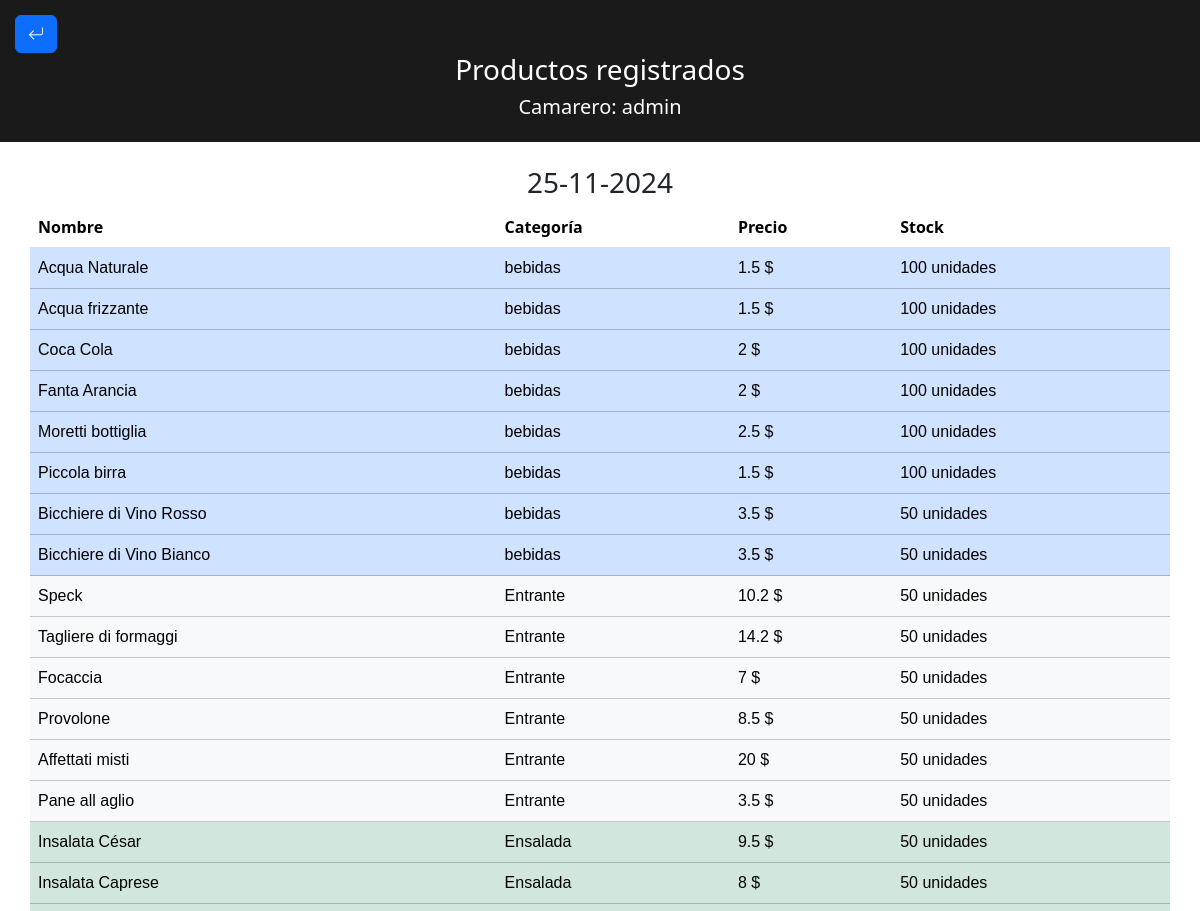
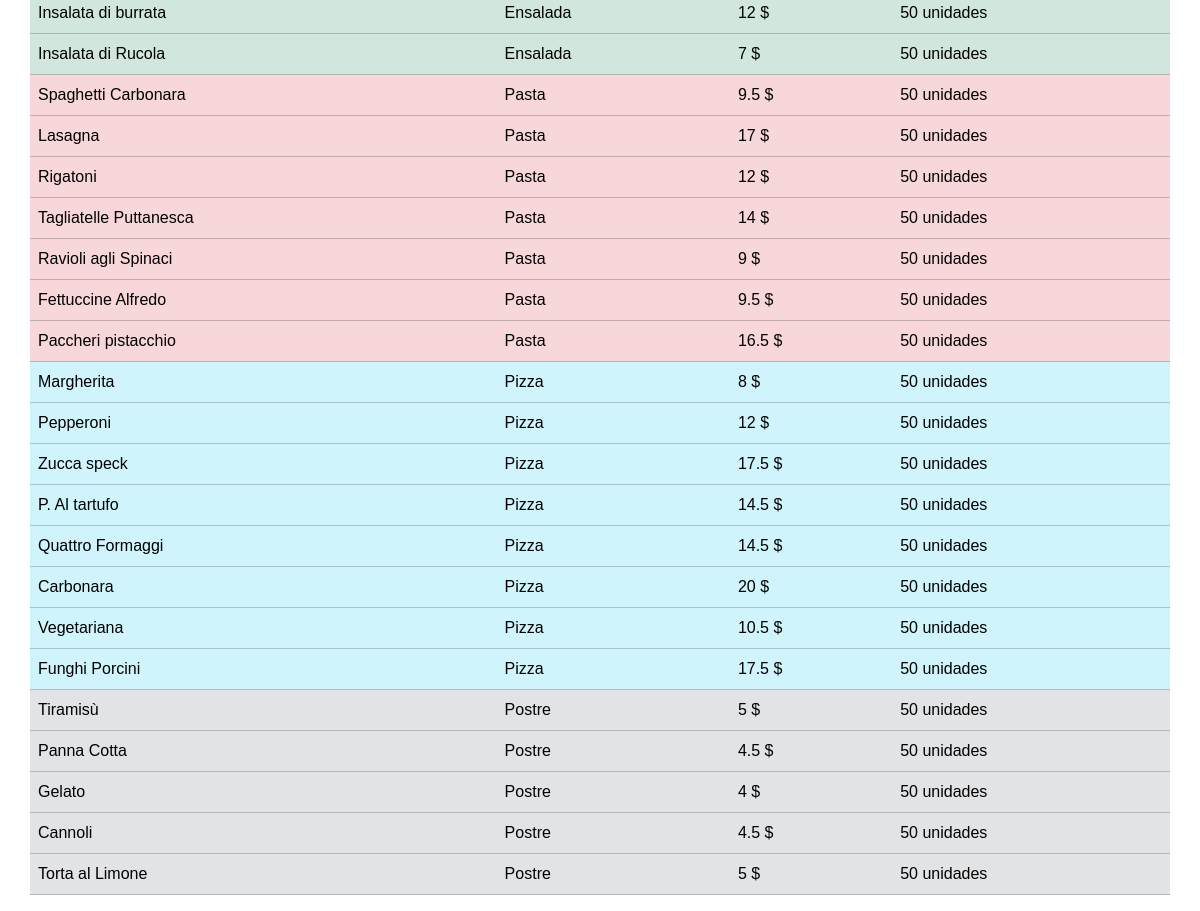
Screenshot of /camarero/listadoProductos.php (signed in) with the database file from the repository (2 pictures, top to bottom).
### tables this page shows
CREATE TABLE `productos` (
  `id` int(11) NOT NULL,
  `nombre` varchar(50) NOT NULL,
  `categoria` varchar(50) NOT NULL,
  `precio` float NOT NULL,
  `stock` int(10) NOT NULL
);

### camarero/listadoProductos.php (the view, shortened to what this page needs)
<?php
include "../conexion.php";
?>
<!DOCTYPE html>
<html lang="en">
<head>
    <link rel="stylesheet" href="../styles.css">
    <link rel="stylesheet" href="https://cdn.jsdelivr.net/npm/bootstrap@5.3.3/dist/css/bootstrap.min.css">
    <link rel="stylesheet" href="https://cdn.jsdelivr.net/npm/bootstrap-icons@1.11.3/font/bootstrap-icons.min.css">
</head>
<body>
    <nav>
        <div class="volver">
            <a href="menuCamarero.php" class="btn btn-primary"><i class="bi bi-arrow-return-left"></i></a>
        </div>
        <div class="centrar">
            <h3 class="roboTitle">Productos registrados</h3>
            <?php
            $nombre = $_SESSION['nombre'];
            echo "<h5 class='roboTitle mt-1'>Camarero: $nombre</h5>";
            ?>
        </div>
    </nav>
    <section class="container mt-4">
        <div>
            <h3><?php echo date('d-m-Y'); ?></h3>
        </div>
        <div>
            <div class="row">
                <table class="table table-stripped">
                    <thead>
                        <tr>
                            <th class="text-start">Nombre</th>
                            <th class="text-start">Categoría</th>
                            <th class="text-start">Precio </th>
                            <th class="text-start">Stock</th>
                        </tr>
                    </thead>
                    <tbody>
                        <?php
                        $consulta = "SELECT * FROM productos";
                        $resultado = mysqli_query($conn, $consulta);
                        while ($fila = mysqli_fetch_array($resultado)) {
                            $nombre = $fila['nombre'];
                            $categ = $fila['categoria'];
                            $precio = $fila['precio'];
                            $stock = $fila['stock'];
                            $clase = "";
                            switch ($categ) {
                                case 'bebidas':
                                    $clase = "table-primary";
                                    break;
                                case 'Postre':
                                    $clase = "table-secondary";
                                    break;
                                case 'Entrante':
                                    $clase = "table-light";
                                    break;
                                case 'Ensalada':
                                    $clase = "table-success";
                                    break;
                                case 'Pasta':
                                    $clase = "table-danger";
                                    break;
                                case 'Pizza':
                                    $clase = "table-info";
                                    break;
                            }
                            echo "<tr class='$clase'>";
                            echo "<td class='tdProductos'>$nombre</td>";
                            echo "<td class='tdProductos'>$categ</td>";
                            echo "<td class='tdProductos'>$precio $</td>";
                            if ($stock <= 10 && $stock > 1) {
                                echo "<td class='tdProductos'><p class='stockpeligro'>$stock unidades</p></td>";
                            }else if($stock == 0){
                                echo "<td class='tdProductos'><p class='stockpeligro'>SIN STOCK</p></td>";
                            }else{
                                echo "<td class='tdProductos'>$stock unidades</td>";
                            }
                            echo "</tr>";
                        }
                        ?>
                    </tbody>
                </table>
            </div>
        </div>
    </section>
</body>
</html>

### styles.css (style rules this page uses)
body { margin: 0 auto; }
nav { background-color: rgb(26, 26, 26); color: white; padding: 15px; }
nav .volver { justify-content: left; }
nav .centrar { text-align: center; }
section { margin-top: 10%; text-align: center; }
.tdProductos { align-content: center; text-align: start; font-family: Arial, Helvetica, sans-serif; }

### rows the page displays
productos: nombre "Acqua Naturale", categoria "bebidas", precio "1.5", stock "100"
productos: nombre "Acqua frizzante", categoria "bebidas", precio "1.5", stock "100"
productos: nombre "Coca Cola", categoria "bebidas", precio "2", stock "100"
productos: nombre "Fanta Arancia", categoria "bebidas", precio "2", stock "100"
productos: nombre "Moretti bottiglia", categoria "bebidas", precio "2.5", stock "100"
productos: nombre "Piccola birra", categoria "bebidas", precio "1.5", stock "100"
productos: nombre "Bicchiere di Vino Rosso", categoria "bebidas", precio "3.5", stock "50"
productos: nombre "Bicchiere di Vino Bianco", categoria "bebidas", precio "3.5", stock "50"
productos: nombre "Speck", categoria "Entrante", precio "10.2", stock "50"
productos: nombre "Tagliere di formaggi", categoria "Entrante", precio "14.2", stock "50"
productos: nombre "Focaccia", categoria "Entrante", precio "7", stock "50"
productos: nombre "Provolone", categoria "Entrante", precio "8.5", stock "50"
productos: nombre "Affettati misti", categoria "Entrante", precio "20", stock "50"
productos: nombre "Pane all aglio", categoria "Entrante", precio "3.5", stock "50"
productos: nombre "Insalata César", categoria "Ensalada", precio "9.5", stock "50"
productos: nombre "Insalata Caprese", categoria "Ensalada", precio "8", stock "50"
productos: nombre "Insalata di burrata", categoria "Ensalada", precio "12", stock "50"
productos: nombre "Insalata di Rucola", categoria "Ensalada", precio "7", stock "50"
productos: nombre "Spaghetti Carbonara", categoria "Pasta", precio "9.5", stock "50"
productos: nombre "Lasagna", categoria "Pasta", precio "17", stock "50"
productos: nombre "Rigatoni", categoria "Pasta", precio "12", stock "50"
productos: nombre "Tagliatelle Puttanesca", categoria "Pasta", precio "14", stock "50"
productos: nombre "Ravioli agli Spinaci", categoria "Pasta", precio "9", stock "50"
productos: nombre "Fettuccine Alfredo", categoria "Pasta", precio "9.5", stock "50"
productos: nombre "Paccheri pistacchio", categoria "Pasta", precio "16.5", stock "50"
productos: nombre "Margherita", categoria "Pizza", precio "8", stock "50"
productos: nombre "Pepperoni", categoria "Pizza", precio "12", stock "50"
productos: nombre "Zucca speck", categoria "Pizza", precio "17.5", stock "50"
productos: nombre "P. Al tartufo", categoria "Pizza", precio "14.5", stock "50"
productos: nombre "Quattro Formaggi", categoria "Pizza", precio "14.5", stock "50"
productos: nombre "Carbonara", categoria "Pizza", precio "20", stock "50"
productos: nombre "Vegetariana", categoria "Pizza", precio "10.5", stock "50"
productos: nombre "Funghi Porcini", categoria "Pizza", precio "17.5", stock "50"
productos: nombre "Tiramisù", categoria "Postre", precio "5", stock "50"
productos: nombre "Panna Cotta", categoria "Postre", precio "4.5", stock "50"
productos: nombre "Gelato", categoria "Postre", precio "4", stock "50"
productos: nombre "Cannoli", categoria "Postre", precio "4.5", stock "50"
productos: nombre "Torta al Limone", categoria "Postre", precio "5", stock "50"

### other values shown
$nombre "admin"
